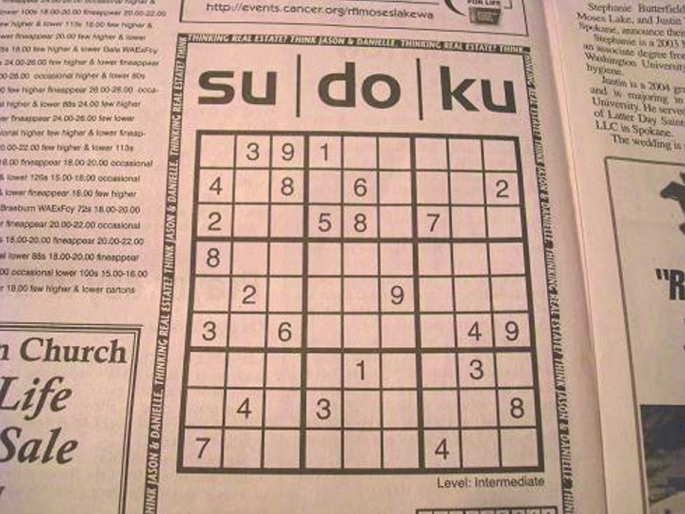
#> input picture sudoko_solver_CNN/test/sudoku_test2.jpg, 685 x 514 px, found by its file name
$ jupyter execute --allow-errors Sudoku_solver.ipynb
#> lines starting #> are read from the running program, lines starting #| are printed output that depends on the picture; after the words box and inside, x2 and y2 are one past the last pixel; in counts of white or black regions, pixels touching at a corner belong together
<a href="https://colab.research.google.com/github/Kiarashmo/Sudoku_Solver_OpenCV-ImageProcessing_course_project/blob/main/notebooks/Sudoku_solver.ipynb" target="_parent"></a>

### 1. Perspective Transform function

[cell 1]
import cv2
import copy
import torch
import imutils
import numpy as np
import torch.nn as nn
import torch.nn.functional as F
import matplotlib.pyplot as plt
from skimage.segmentation import clear_border

[cell 2]
img = cv2.imread("sudoku_test2.jpg")
#> img is the input picture: shape (514, 685, 3); mean B, G, R 146.5, 162.3, 193.1
output_size = (450, 450)

[cell 3]
def perspective_transform(img, output_size):
#> called with output_size = (450, 450)
    gray = cv2.cvtColor(img, cv2.COLOR_BGR2GRAY)
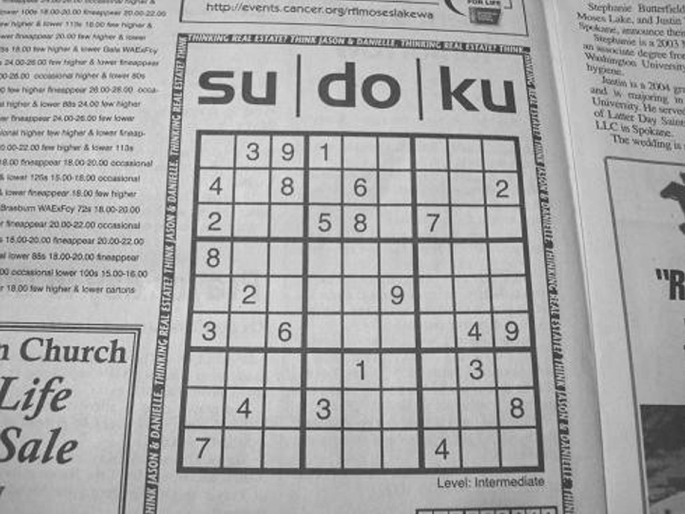
#> gray: shape (514, 685); min 42, max 236, mean 169.7

    # Apply thresholding to binarize the image(returns threshhold value and threshold img)
    _, thresh = cv2.threshold(gray, 0, 255, cv2.THRESH_BINARY_INV + cv2.THRESH_OTSU) #(src, thresh_value, max_val, threshhold_type)
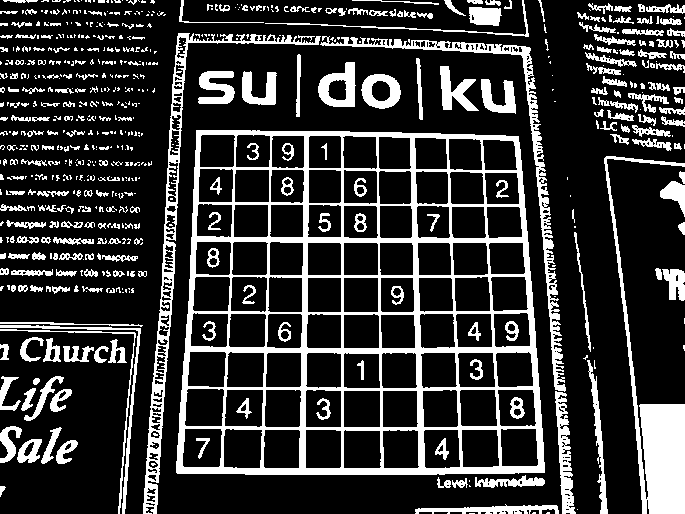
#> thresh: shape (514, 685); 20.9% white; 630 white regions (373 under 20 px)

    # Find contours
    contours, hierarchy = cv2.findContours(thresh, cv2.RETR_EXTERNAL, cv2.CHAIN_APPROX_NONE)
#> contours = 597 contours, 444 with area under 20; largest, box (x1, y1, x2, y2) and area: (176, 130, 545, 475) 117746, (143, 33, 321, 514) 5864, (604, 156, 685, 514) 5508, (320, 36, 566, 392) 3262, (318, 62, 356, 107) 1170
    # cv2.drawContours(img, contours, -1, (0, 255, 0), 2) #src, contours, -1:draw all contours, color, thickness
    # plt.imshow(img2)

    # Find the largest contour (the Sudoku board)
    largest_contour = max(contours, key=cv2.contourArea)
#> largest_contour = contour of 1368 points, box (x1, y1, x2, y2) (176, 130, 545, 475), area 117746

    # Perimeter of the largest contour found in the image
    peri = cv2.arcLength(largest_contour, True)
#> peri = 1394.5
    '''
    largest_contour: is the contour whose perimeter will be calculated.
    closed: specifies whether the contour is closed (True) or open (False).
    '''

    # Get the corners of the Sudoku board
    approx = cv2.approxPolyDP(largest_contour, 0.02 * peri, True)
#> approx = [[196, 130], [177, 473], [544, 472], [518, 136]]
    # print(approx)
    # cv2.drawContours(img, approx, -1, (0, 255, 0), 10) #src, contours, -1:draw all contours, color, thickness
    # plt.imshow(img2)

    # Reorder the corners in a clockwise direction starting from the top-left corner
    ordered_corners = np.zeros_like(approx)
#> ordered_corners = [[0, 0], [0, 0], [0, 0], [0, 0]]
    sum_coords = approx.sum(axis=2)
#> sum_coords = [326, 650, 1016, 654]
    ordered_corners[0] = approx[np.argmin(sum_coords)]
    ordered_corners[2] = approx[np.argmax(sum_coords)]
    diff_coords = np.diff(approx, axis=2)
#> diff_coords = [-66, 296, -72, -382]
    ordered_corners[1] = approx[np.argmin(diff_coords)]
    ordered_corners[3] = approx[np.argmax(diff_coords)]

    # Reshape the ordered corners to (4, 2) shape
    ordered_corners = np.float32(ordered_corners.reshape((4, 2)))

    # Define the destination points for perspective transformation
    dest_points = np.float32([[0, 0], [output_size[0], 0], [output_size[0], output_size[1]], [0, output_size[1]]])
    Matrix = cv2.getPerspectiveTransform(ordered_corners, dest_points)

    # Apply the perspective transformation to the original image
    output = cv2.warpPerspective(img, Matrix, output_size)
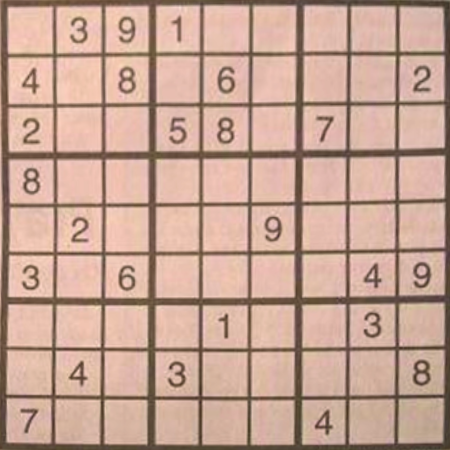
#> output: shape (450, 450, 3); mean B, G, R 147.5, 163.2, 197.4

    return output

#### Testing the perspective function

[cell 4]
output = perspective_transform(img, output_size)

# Display the original image and the aligned image
plt.figure(figsize=(10, 4))
plt.subplot(1, 2, 1)
plt.imshow(cv2.cvtColor(img, cv2.COLOR_BGR2RGB))
plt.title('Original Image')
plt.axis('off')

plt.subplot(1, 2, 2)
plt.imshow(cv2.cvtColor(output, cv2.COLOR_BGR2RGB))
plt.title('Aligned Image')
plt.axis('off')

plt.tight_layout()
plt.show()
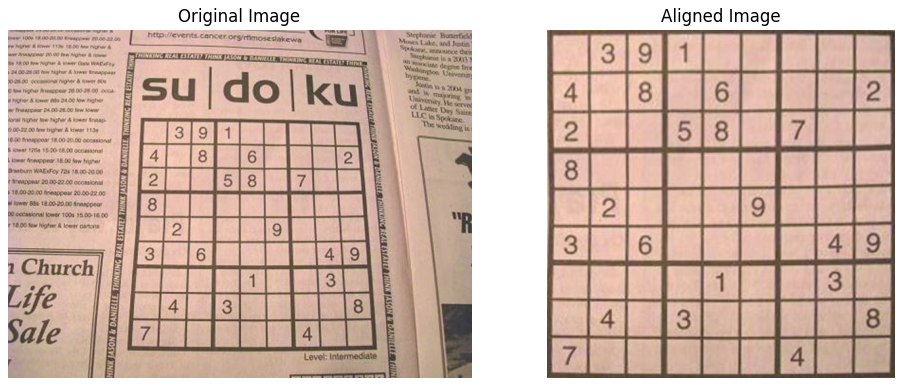
#> figure drawn by matplotlib, 2 panels

#### Dividing the output image to 81 image

[cell 5]
grid_size = 9
cell_size = output_size[0] // grid_size
cells = []

for i in range(grid_size):
    row = []
    for j in range(grid_size):
        cell = output[i*cell_size:(i+1)*cell_size, j*cell_size:(j+1)*cell_size]
        row.append(cell)
    cells.append(row)
#> after the loop, cells = 9 items

fig, axes = plt.subplots(grid_size, grid_size, figsize=(10, 10))

for i in range(grid_size):
    for j in range(grid_size):
        ax = axes[i, j]
        ax.imshow(cv2.cvtColor(cells[i][j], cv2.COLOR_BGR2RGB))
        ax.axis('off')

plt.tight_layout()
plt.show()
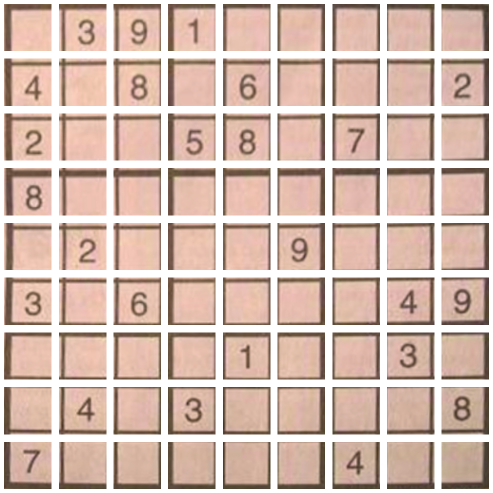
#> figure drawn by matplotlib, 81 panels

### Preprocess the cells and load the model

[cell 6]
def extract_digit(cell, debug=False):
    gray = cv2.cvtColor(cell, cv2.COLOR_BGR2GRAY)
    thresh = cv2.threshold(gray, 0, 255, cv2.THRESH_BINARY_INV | cv2.THRESH_OTSU)[1]
    thresh = clear_border(thresh)

    if debug:
        cv2.imshow("Cell Thresh", thresh)
        cv2.waitKey(0)

    cnts = cv2.findContours(thresh.copy(), cv2.RETR_EXTERNAL, cv2.CHAIN_APPROX_SIMPLE)
    cnts = imutils.grab_contours(cnts)

    if len(cnts) == 0:
        return None

    c = max(cnts, key=cv2.contourArea)
    mask = np.zeros(thresh.shape, dtype="uint8")
    cv2.drawContours(mask, [c], -1, 255, -1)

    (h, w) = thresh.shape
    percentFilled = cv2.countNonZero(mask) / float(w * h)

    if percentFilled < 0.03:
        return None

    digit = cv2.bitwise_and(thresh, thresh, mask=mask)

    # Centering starts here
    x, y, w, h = cv2.boundingRect(c)
    cropped_digit = digit[y:y+h, x:x+w]
    size = max([w, h])
    centered_digit = np.zeros((size, size), dtype="uint8")
    centered_digit[int((size-h)/2):int((size-h)/2) + h, int((size-w)/2):int((size-w)/2) + w] = cropped_digit

    # If debug is enabled, show the centered digit
    if debug:
        cv2.imshow("Centered Digit", centered_digit)
        cv2.waitKey(0)

    return centered_digit

[cell 7]
def preprocess_cell(cell):
    digit = extract_digit(cell)

    # If no digit was found, return None or a tensor of zeros
    if digit is None:
        return torch.zeros((1, 1, 28, 28), dtype=torch.float)

    # Resize the centered digit to be 20x20
    resized_digit = cv2.resize(digit, (20, 20))

    # Pad to 28x28
    final_digit = np.zeros((28, 28), dtype=resized_digit.dtype)
    final_digit[4:24, 4:24] = resized_digit

    # Normalize to [0, 1]
    normalized_digit = (final_digit / 255.0)

    # Convert to PyTorch tensor and add batch and channel dimensions
    tensor_digit = torch.tensor(normalized_digit).float().unsqueeze(0).unsqueeze(0)

    return tensor_digit


#> (the rest of this cell did not finish here and is left out)

[cell 8]
# Define the path to the saved model
model_path = 'mnist_model.pth'

class CNN(nn.Module):
    def __init__(self):
        super(CNN, self).__init__()

        self.layer1 = nn.Sequential(
            nn.Conv2d(1, 32, kernel_size=3, stride=1, padding=1),
            nn.BatchNorm2d(32),
            nn.ReLU(),
            nn.Conv2d(32, 32, kernel_size=3, stride=1, padding=1),
            nn.BatchNorm2d(32),
            nn.ReLU(),
            nn.MaxPool2d(kernel_size=2, stride=2))

        self.layer2 = nn.Sequential(
            nn.Conv2d(32, 64, kernel_size=3, stride=1, padding=1),
            nn.BatchNorm2d(64),
            nn.ReLU(),
            nn.Conv2d(64, 64, kernel_size=3, stride=1, padding=1),
            nn.BatchNorm2d(64),
            nn.ReLU(),
            nn.MaxPool2d(kernel_size=2, stride=2))

        self.layer3 = nn.Sequential(
            nn.Conv2d(64, 128, kernel_size=3, stride=1, padding=1),
            nn.BatchNorm2d(128),
            nn.ReLU(),
            nn.Conv2d(128, 128, kernel_size=3, stride=1, padding=1),
            nn.BatchNorm2d(128),
            nn.ReLU(),
            nn.MaxPool2d(kernel_size=2, stride=2))

        self.fc1 = nn.Linear(3 * 3 * 128, 1000)
        self.dropout = nn.Dropout(0.5)
        self.fc2 = nn.Linear(1000, 10)

    # [9 lines left out: function forward, not called in this run]

#> (the rest of this cell did not finish here and is left out)

[cell 9]
def is_empty(cell):
    threshold = 0.05
    return torch.mean(cell) < threshold

sudoku_numbers = []

#> (the rest of this cell did not finish here and is left out)

### Solver

[cell 10]
def findEmpty(board):
    for i in range(len(board)):
        for j in range(len(board[0])):
            if board[i][j] == 0:
                return (i, j)  # row, col
    return None

# [20 lines left out: function isValid, not called in this run]

def solve(board):
    blank = findEmpty(board)

    if not blank:
        return True
    else:
        row, col = blank

    for i in range(1, 10):
        if isValid(board, i, blank):
            board[row][col] = i

            if solve(board):
                return True

            board[row][col] = 0

    return False

print(solve(sudoku_numbers))
#> (the rest of this cell did not finish here and is left out)
